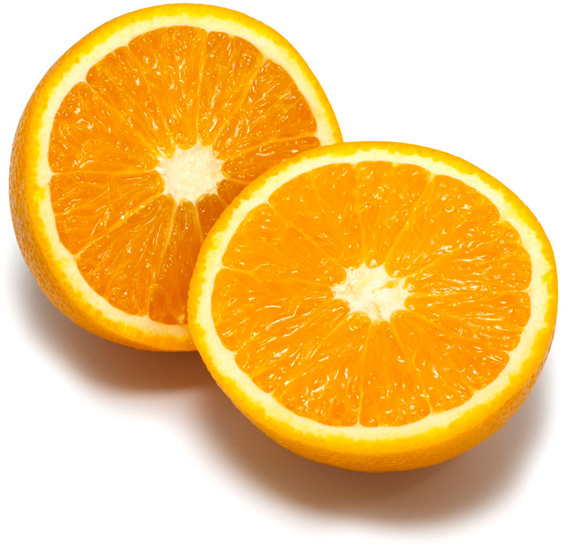
#> input picture DD2423_Python_Labs/Images-jpg/orange.jpg, 572 x 551 px
$ python kmeans_example.py
#> lines starting #> are read from the running program, lines starting #| are printed output that depends on the picture
### DD2423_Python_Labs/lab3.py
import numpy as np
from scipy.spatial import distance_matrix
import matplotlib.pyplot as plt
from Functions import *
from gaussfft import gaussfft
from PIL import Image,ImageFilter
from scipy.stats import multivariate_normal


def kmeans_segm(image, K, L, seed = 42, early_stopping=False):
    """
    Implement a function that uses K-means to find cluster 'centers'
    and a 'segmentation' with an index per pixel indicating with
    cluster it is associated to.

    Input arguments:
        image - the RGB input image
        K - number of clusters
        L - number of iterations
        seed - random seed
    Output:
        segmentation: an integer image with cluster indices
        centers: an array with K cluster mean colors
    """
    # Set random seed
    np.random.seed(seed)


    # Initialize centers by sampling K different pixels from the image and using their RGB color as the center
    pixel_values = np.reshape(image, (-1, 3))
    centers = set()
    while len(centers) < K:
        center = pixel_values[np.random.choice(pixel_values.shape[0], 1, replace=False)]
        center = tuple(center[0])
        if center not in centers:
            centers.add(center)
    centers = np.array(list(centers))
    new_centers = np.zeros(centers.shape)

    # Check if image is 2D or 3D
    if len(image.shape) == 3:
        image_to_segm = np.reshape(image, (-1, 3))
    else:
        image_to_segm = image

    segmentation = np.zeros(image_to_segm.shape[0]*image_to_segm.shape[1]).astype(np.int32)
    # Compute all distances between pixels and cluster centers
    distances = distance_matrix(image_to_segm, centers)
    # Iterate L times
    for i in range(L):
        # Assign each pixel to the cluster center for which the distance is minimum
        new_segmentation = np.argmin(distances, axis=1)

        # Check if segmentation has changed
        if np.array_equal(segmentation, new_segmentation) and early_stopping:
            break
        segmentation = new_segmentation

        # Recompute each cluster center by taking the mean of all pixels assigned to it
        for j in range(K):
            centers[j] = np.mean(image_to_segm[segmentation == j], axis=0)

        # Recompute all distances between pixels and cluster centers
        distances = distance_matrix(image_to_segm, centers)
    num_iterations = i + 1

    if (len(image.shape) == 3):
        segmentation = np.reshape(segmentation, image.shape[:2])

    return segmentation, centers, num_iterations


# [60 lines left out: function mixture_prob, not called in this run]

### DD2423_Python_Labs/kmeans_example.py
import sys
import numpy as np
from PIL import Image, ImageFilter
import matplotlib.pyplot as plt
from lab3 import kmeans_segm
from Functions import mean_segments, overlay_bounds

def kmeans_example(K=10, L=50, seed=14, scale_factor=0.5, image_sigma=1.0):
#> called with K = 10, L = 50, seed = 14, scale_factor = 0.5, image_sigma = 1
    K = 10              # number of clusters used
    L = 50              # number of iterations
    seed = 14           # seed used for random initialization
    scale_factor = 0.5  # image downscale factor
    image_sigma = 1.0   # image preblurring scale

    img = Image.open('Images-jpg/orange.jpg')
#> img is the input picture: PIL image 572x551 RGB; mean R, G, B 242.2, 197.1, 118.9
    img = img.resize((int(img.size[0]*scale_factor), int(img.size[1]*scale_factor)))
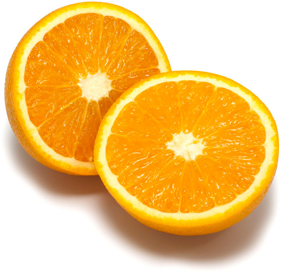
#> img: PIL image 286x275 RGB; mean R, G, B 242.2, 197.1, 119

    h = ImageFilter.GaussianBlur(image_sigma)
    I = np.asarray(img.filter(ImageFilter.GaussianBlur(image_sigma))).astype(np.float32)
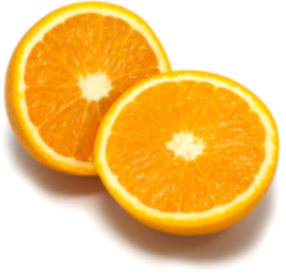
#> I: shape (275, 286, 3) float32; mean R, G, B 242.2, 196.8, 118.7

    segm, centers,_ = kmeans_segm(I, K, L, seed)
#> the loop in kmeans_segm, `while len(centers) < K:` made 13 passes
#> center on passes 1 to 12: (253, 152, 3), (226, 213, 205), (253, 152, 3), (254, 159, 0), (255, 255, 255), (255, 255, 255), (252, 244, 240), (214, 120, 1), (254, 161, 1), (167, 129, 104), (255, 255, 255), (239, 211, 181)
#> after the loop in kmeans_segm, `while len(centers) < K:`: centers = 10 items
#> in kmeans_segm, `centers = np.array(list(centers))`: centers = [[252, 244, 240], [254, 161, 1], [254, 159, 0], [214, 120, 1], [239, 211, 181], [169, 135, 108], [226, 213, 205], [167, 129, 104], [255, 255, 255], [253, 152, 3]]
#> after the loop in kmeans_segm, `for i in range(L):`: centers = [[237.4, 225.8, 208.3], [252, 212.8, 87.4], [252.3, 189.3, 24.81], [229.8, 130.1, 7.12], [253.5, 236.4, 154.3], [170.3, 130.6, 102.3], [200, 175.7, 158.9], [147, 92.31, 54.13], [254.7, 254.4, 254], [250.9, 158, 6.14]]
#> in kmeans_segm, `segmentation = np.reshape(segmentation, image.shape[:2])`:
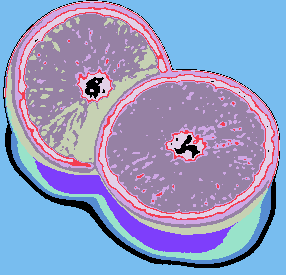
#> segmentation: shape (275, 286) int64; 10 distinct labels, from 0 to 9; one colour per label, 0 black
    Inew = mean_segments(img, segm)
    if True:
        Inew = overlay_bounds(img, segm)

    img = Image.fromarray(Inew.astype(np.ubyte))
    plt.imshow(img)
    plt.axis('off')
    plt.show()
    img.save('result/kmeans.png')

if __name__ == '__main__':
    sys.exit(kmeans_example())
#> (the call stopped at in kmeans_example, `Inew = mean_segments(img, segm)`: Functions is not available in this run)

$ run again, with DD2423_Python_Labs/Images-jpg/tiger3.jpg copied over DD2423_Python_Labs/Images-jpg/orange.jpg
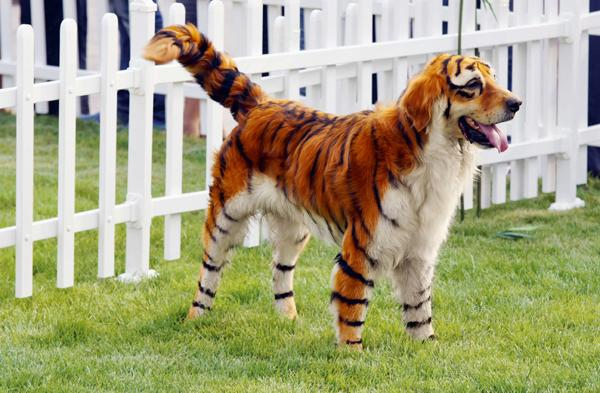
#> input picture DD2423_Python_Labs/Images-jpg/tiger3.jpg, 600 x 393 px
#> in kmeans_example, img is the input picture: PIL image 600x393 RGB; mean R, G, B 166.4, 163.6, 127.4
#> img: PIL image 300x196 RGB
#> in kmeans_example, `I = np.asarray(img.filter(ImageFilter.GaussianBlur(image_sigma))).asty..`:
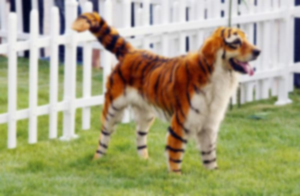
#> I: shape (196, 300, 3) float32; mean R, G, B 165.9, 163.2, 126.9
#> the loop in kmeans_segm, `while len(centers) < K:` made 10 passes
#> center on passes 1 to 8: (81, 32, 16), (153, 169, 81), (228, 211, 193), (180, 186, 188), (111, 71, 79), (155, 141, 131), (157, 172, 77), (237, 230, 212)
#> after the loop in kmeans_segm, `while len(centers) < K:`: centers = 10 items
#> in kmeans_segm, `centers = np.array(list(centers))`: centers = [[228, 211, 193], [163, 179, 88], [155, 141, 131], [180, 186, 188], [153, 169, 81], [81, 32, 16], [111, 71, 79], [237, 230, 212], [157, 172, 77], [40, 12, 23]]
#> after the loop in kmeans_segm, `for i in range(L):`: centers = [[209.6, 208.5, 207.5], [164.5, 173.9, 103.2], [152, 140.4, 123.4], [185.5, 178.8, 161], [126.2, 137.3, 66.08], [131.6, 60.66, 22.96], [92.66, 86.41, 86.71], [229.9, 229.5, 230], [148.3, 163.5, 77.1], [56, 26.21, 29.94]]
#> in kmeans_segm, `segmentation = np.reshape(segmentation, image.shape[:2])`:
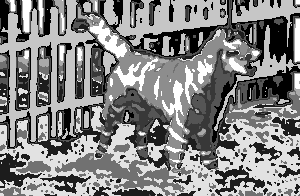
#> segmentation: shape (196, 300) int64; min 0, max 9, mean 4.64; drawn with min black and max white
